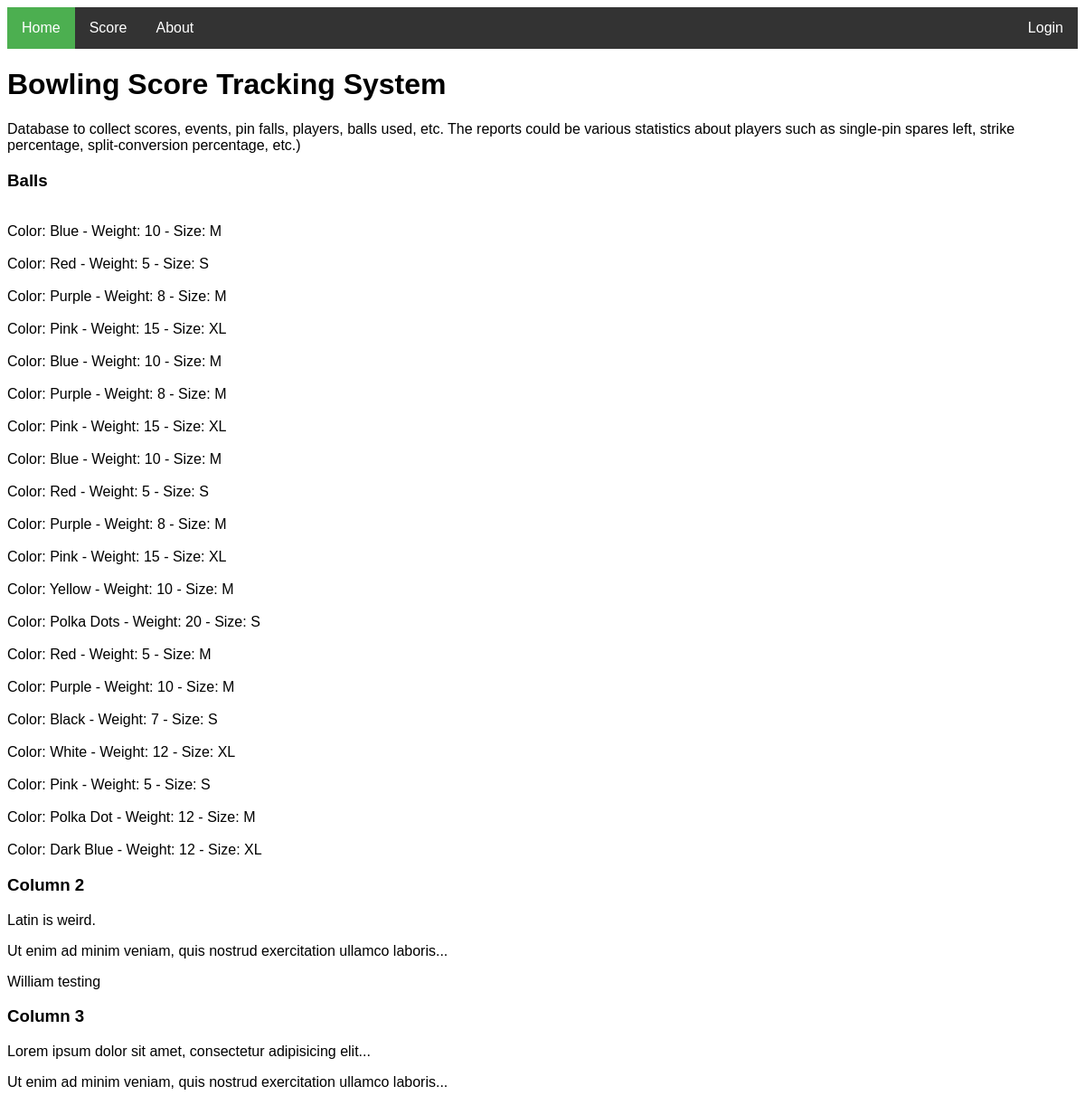
The page / on the database its author committed.
### tables this page shows
CREATE TABLE Ball (
  Ball_ID  INT          PRIMARY KEY AUTO_INCREMENT,
  Color    VARCHAR(20)  NOT NULL,
  Weight   INT          NOT NULL,
  Size     ENUM('XS', 'S', 'M', 'L', 'XL', 'XXL') NOT NULL,
  CHECK (Weight > 0)
);

### public_html/index.php (the view, shortened to what this page needs)
<!DOCTYPE html>
<html>
<head>
    <link rel="stylesheet" type="text/css" href="index.css">
</head>
<body>
<?php
function retrieveAndPrintAllFromTable($tableName, $destination) {
    $conn = connectToDatabase($destination);
    $sql = "SELECT * FROM $tableName";
    $result = $conn->query($sql);
    printResult($result);
}
function printResult($result) {
    if ($result->num_rows > 0) {
        while ($row = $result->fetch_assoc()) {
            echo "<br> Color: " . $row["Color"] . " - Weight: " . $row["Weight"] . " - Size: " . $row["Size"] . "<br>";
        }
    } else {
        echo "0 results";
    }
}
?>
<?php include 'menuBar.php';
generateMenuBar(basename(__FILE__));
?>
<div class="container">
    <div class="jumbotron">
        <h1>Bowling Score Tracking System</h1>
        <p>Database to collect scores, events, pin falls, players, balls used, etc. The reports could be various
            statistics about players such as single-pin spares left, strike percentage, split-conversion percentage,
            etc.)</p>
    </div>
    <div class="row">
        <div class="col-sm-4">
            <h3>Balls</h3>
            <p><?php retrieveAndPrintAllFromTable('Ball', 'Remote') ?></p>
        </div>
        <div class="col-sm-4">
            <h3>Column 2</h3>
            <p>Latin is weird.</p>
            <p>Ut enim ad minim veniam, quis nostrud exercitation ullamco laboris...</p>
            <p>William testing</p>
        </div>
        <div class="col-sm-4">
            <h3>Column 3</h3>
            <p>Lorem ipsum dolor sit amet, consectetur adipisicing elit...</p>
            <p>Ut enim ad minim veniam, quis nostrud exercitation ullamco laboris...</p>
        </div>
    </div>
</div>
</body>
</html>

### public_html/menuBar.php
<link rel="stylesheet" type="text/css" href="index.css">
<?php
if(isset($_SESSION['sess_user'])){
    function generateMenuBar($currentPage)
    {
        echo '<ul>';
        if ($currentPage == "index.php") {
            echo '<li><a class="active" href="index.php">Home</a></li>';
        } else {
            echo '<li><a href="index.php">Home</a></li>';
        }
        if ($currentPage == "scores.php") {
            echo '<li><a class="active" href="scores.php">Score</a></li>';
        } else {
            echo '<li><a href="scores.php">Score</a></li>';
        }
        if ($currentPage == "about.php") {
            echo '<li><a class="active" href="about.php">About</a></li>';
        } else {
            echo '<li><a href="about.php">About</a></li>';
        }
        if ($currentPage == "logout.php") {
            echo '<li style="float:right"><a class="active" href="logout.php">Logout</a></li>';
        } else {
            echo '<li style="float:right"><a href="logout.php">Logout</a></li>';
        }
        if ($currentPage == "settings.php") {
            echo '<li style="float:right"><a class="active" href="settings.php">Settings</a></li>';
        } else {
            echo '<li style="float:right"><a href="settings.php">Settings</a></li>';
        }
        if ($currentPage == "team.php") {
            echo '<li style="float:right"><a class="active" href="team.php">Team</a></li>';
        } else {
            echo '<li style="float:right"><a href="team.php">Team</a></li>';
        }
        if ($currentPage == "loginSuccessful.php") {
            echo '<li style="float:right"><a class="active" href="loginSuccessful.php">Profile</a></li>';
        } else {
            echo '<li style="float:right"><a href="loginSuccessful.php">Profile</a></li>';
        }
        echo '</ul>';
    }
}
else{
    function generateMenuBar($currentPage)
    {
        echo '<ul>';
        if ($currentPage == "index.php") {
            echo '<li><a class="active" href="index.php">Home</a></li>';
        } else {
            echo '<li><a href="index.php">Home</a></li>';
        }
        if ($currentPage == "scores.php") {
            echo '<li><a class="active" href="scores.php">Score</a></li>';
        } else {
            echo '<li><a href="scores.php">Score</a></li>';
        }
        if ($currentPage == "about.php") {
            echo '<li><a class="active" href="about.php">About</a></li>';
        } else {
            echo '<li><a href="about.php">About</a></li>';
        }
        if ($currentPage == "loginForm.php") {
            echo '<li style="float:right"><a class="active" href="loginForm.php">Login</a></li>';
        } else {
            echo '<li style="float:right"><a href="loginForm.php">Login</a></li>';
        }
        echo '</ul>';
    }
}
?>

### public_html/index.css (style rules this page uses)
body { font-family: "Arial"; }
ul { list-style-type: none; margin: 0; padding: 0; overflow: hidden; background-color: #333; }
li { float: left; }
li a { display: block; color: white; text-align: center; padding: 14px 16px; text-decoration: none; }
.active { background-color: #4CAF50; }

### rows shown on the page
ball: Color "Blue", Weight "10", Size "M"
ball: Color "Red", Weight "5", Size "S"
ball: Color "Purple", Weight "8", Size "M"
ball: Color "Pink", Weight "15", Size "XL"
ball: Color "Blue", Weight "10", Size "M"
ball: Color "Purple", Weight "8", Size "M"
ball: Color "Pink", Weight "15", Size "XL"
ball: Color "Blue", Weight "10", Size "M"
ball: Color "Red", Weight "5", Size "S"
ball: Color "Purple", Weight "8", Size "M"
ball: Color "Pink", Weight "15", Size "XL"
ball: Color "Yellow", Weight "10", Size "M"
ball: Color "Polka Dots", Weight "20", Size "S"
ball: Color "Red", Weight "5", Size "M"
ball: Color "Purple", Weight "10", Size "M"
ball: Color "Black", Weight "7", Size "S"
ball: Color "White", Weight "12", Size "XL"
ball: Color "Pink", Weight "5", Size "S"
ball: Color "Polka Dot", Weight "12", Size "M"
ball: Color "Dark Blue", Weight "12", Size "XL"
